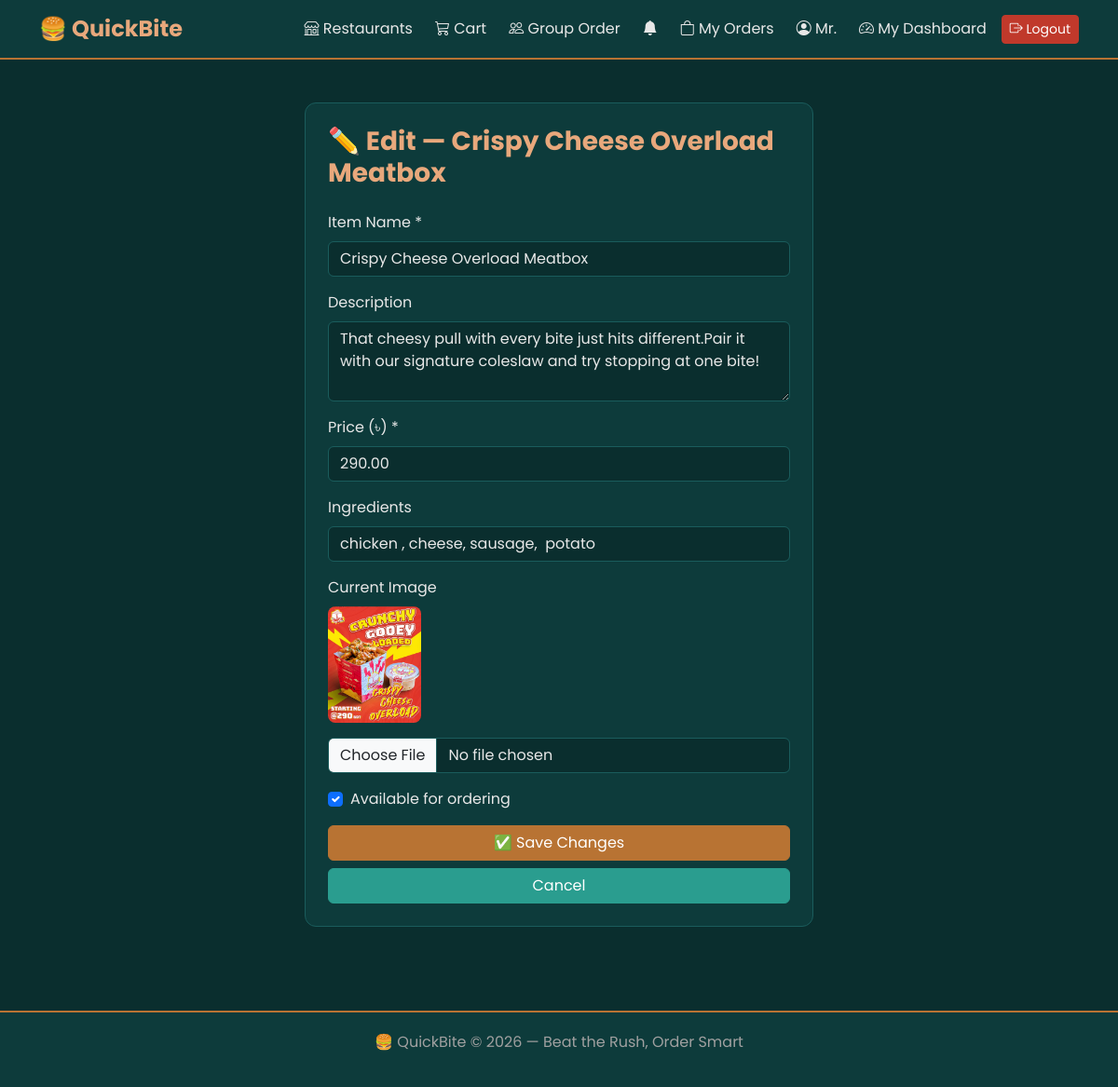
/restaurants/dashboard/edit-item/14/ (signed in), run on the app's committed database.
### accounts/models.py (models this page shows, shortened)
class User(AbstractUser):
    is_customer = models.BooleanField(default=True)
    is_restaurant_owner = models.BooleanField(default=False)
    phone_number = models.CharField(max_length=15, blank=True, null=True)
    address = models.TextField(blank=True, null=True)
    allergies = models.TextField(blank=True, null=True)
    profile_picture = models.ImageField(
        upload_to='profile_pictures/',
        blank=True,
        null=True
    )

### restaurants/models.py (models this page shows, shortened)
class MenuItem(models.Model):
    restaurant = models.ForeignKey(
        Restaurant,
        on_delete=models.CASCADE,
        related_name='menu_items'
    )
    name = models.CharField(max_length=100)
    description = models.TextField(blank=True)
    image = models.ImageField(upload_to='menu_item_images/', blank=True, null=True)
    price = models.DecimalField(max_digits=8, decimal_places=2)
    ingredients = models.TextField(blank=True, null=True)
    is_available = models.BooleanField(default=True)

### restaurants/views.py (the view, shortened to what this page needs)
# urls.py: path('dashboard/edit-item/<int:item_id>/', views.edit_menu_item, name='edit_menu_item'),
@owner_required
def edit_menu_item(request, item_id):
    restaurant = get_object_or_404(Restaurant, owner=request.user)
    item = get_object_or_404(MenuItem, id=item_id, restaurant=restaurant)
    return render(request, 'restaurants/edit_menu_item.html', {
        'restaurant': restaurant,
        'item': item,
    })

### orders/views.py (called while the page is built)
def notification_count(request):
    if request.user.is_authenticated:
        count = request.user.notifications.filter(is_read=False).count()
        return {'unread_notifications': count}
    return {'unread_notifications': 0}

### restaurants/views.py (called while the page is built)
def owner_required(view_func):
    @wraps(view_func)
    @login_required
    def wrapper(request, *args, **kwargs):
        if not request.user.is_restaurant_owner:
            messages.error(request, '❌ You are not a restaurant owner!')
            return redirect('home')
        return view_func(request, *args, **kwargs)
    return wrapper

### templates/restaurants/edit_menu_item.html (shortened to what this page needs)
{% extends 'base.html' %}
{% block content %}
<div class="row justify-content-center">
    <div class="col-md-6">
        <div class="card p-4">
            <h3 class="section-title">✏️ Edit — {{ item.name }}</h3>
            <form method="post" enctype="multipart/form-data">
                <div class="mb-3">
                    <label class="form-label">Item Name *</label>
                    <input type="text" name="name" class="form-control"
                           value="{{ item.name }}" required>
                </div>
                <div class="mb-3">
                    <label class="form-label">Description</label>
                    <textarea name="description" class="form-control"
                              rows="3">{{ item.description }}</textarea>
                </div>
                <div class="mb-3">
                    <label class="form-label">Price (৳) *</label>
                    <input type="number" name="price" class="form-control"
                           value="{{ item.price }}" step="0.01" required>
                </div>
                <div class="mb-3">
                    <label class="form-label">Ingredients</label>
                    <input type="text" name="ingredients" class="form-control"
                           value="{{ item.ingredients|default:'' }}">
                </div>
                <div class="mb-3">
                    <label class="form-label">Current Image</label><br>
                    {% if item.image %}
                        <img src="{{ item.image.url }}"
                             style="width:100px; border-radius:8px;" class="mb-2">
                    {% else %}
                        <p class="text-muted">No image</p>
                    {% endif %}
                    <input type="file" name="image"
                           class="form-control mt-2" accept="image/*">
                </div>
                <div class="mb-3 form-check">
                    <input type="checkbox" name="is_available"
                           class="form-check-input" id="available"
                           {% if item.is_available %}checked{% endif %}>
                    <label class="form-check-label" for="available">
                        Available for ordering
                    </label>
                </div>
                <button type="submit" class="btn btn-success w-100">
                    ✅ Save Changes
                </button>
                <a href="{% url 'restaurants:owner_dashboard' %}"
                   class="btn btn-primary w-100 mt-2">
                    Cancel
                </a>
            </form>
        </div>
    </div>
</div>
{% endblock %}

### templates/base.html (shortened to what this page needs)
<!DOCTYPE html>
<html lang="en">
<head>
    <link href="https://cdn.jsdelivr.net/npm/bootstrap@5.3.0/dist/css/bootstrap.min.css" rel="stylesheet">
    <link href="https://cdn.jsdelivr.net/npm/bootstrap-icons@1.10.5/font/bootstrap-icons.css" rel="stylesheet">
</head>
<body>
<nav class="navbar navbar-expand-lg navbar-dark">
    <div class="container">
        <a class="navbar-brand" href="{% url 'home' %}">
            🍔 QuickBite
        </a>
        <div class="collapse navbar-collapse" id="navbarNav">
            <ul class="navbar-nav ms-auto align-items-center gap-2">
                <li class="nav-item">
                    <a class="nav-link" href="{% url 'home' %}">
                        <i class="bi bi-shop"></i> Restaurants
                    </a>
                </li>
                <li class="nav-item">
                    <a class="nav-link" href="{% url 'orders:view_cart' %}">
                        <i class="bi bi-cart3"></i> Cart
                    </a>
                </li>
                <li class="nav-item">
                    <a class="nav-link" href="{% url 'group_order:group_list' %}">
                        <i class="bi bi-people"></i> Group Order
                    </a>
                </li>
                {% if user.is_authenticated %}
                <li class="nav-item">
                    <a class="nav-link position-relative"
                       href="{% url 'orders:notifications' %}">
                        <i class="bi bi-bell-fill"
                           style="color:{% if unread_notifications > 0 %}#b87333{% else %}#e8e8e8{% endif %};">
                        </i>
                    </a>
                </li>
                    <li class="nav-item">
                        <a class="nav-link" href="{% url 'orders:my_orders' %}">
                            <i class="bi bi-bag"></i> My Orders
                        </a>
                    </li>
                    <li class="nav-item">
                        <a class="nav-link" href="{% url 'accounts:profile' %}">
                            <i class="bi bi-person-circle"></i>
                            {{ user.first_name|default:user.username }}
                        </a>
                    </li>
                    {% if user.is_restaurant_owner %}
                    <li class="nav-item">
                        <a class="nav-link" href="{% url 'restaurants:owner_dashboard' %}">
                            <i class="bi bi-speedometer2"></i> My Dashboard
                        </a>
                    </li>
                    {% endif %}
                    <li class="nav-item">
                        <form method="post" action="{% url 'accounts:logout' %}">
                            <button type="submit" class="btn btn-sm btn-danger">
                                <i class="bi bi-box-arrow-right"></i> Logout
                            </button>
                        </form>
                    </li>
                {% endif %}
            </ul>
        </div>
    </div>
</nav>
<div class="page-wrapper">
    <div class="container">
        {% block content %}
        {% endblock %}
    </div>
</div>
<div class="footer">
    <p>🍔 QuickBite &copy; 2026 — Beat the Rush, Order Smart</p>
</div>
</body>
</html>

### templates/base.html (style rules this page uses)
:root { --teal-dark: #0a2e2e; --teal-mid: #0d3b3b; --teal-light: #1a5c5c; --teal-accent: #2a9d8f; --copper: #b87333; --copper-light: #d4956a; --copper-bright:#e8a87c; --grey-white: #e8e8e8; --grey-mid: #a0a0a0; --grey-dark: #4a4a4a; --danger: #c0392b; }
body { font-family: 'Poppins', sans-serif; background-color: var(--teal-dark); color: var(--grey-white); }
.navbar { background-color: var(--teal-mid) !important; border-bottom: 2px solid var(--copper); }
.navbar-brand { color: var(--copper-bright) !important; font-weight: 700; font-size: 1.5rem; }
.nav-link { color: var(--grey-white) !important; }
.card { background-color: var(--teal-mid); border: 1px solid var(--teal-light); border-radius: 12px; color: var(--grey-white); }
.btn-primary { background-color: var(--teal-accent); border-color: var(--teal-accent); color: white; }
.btn-success { background-color: var(--copper); border-color: var(--copper); color: white; }
.btn-danger { background-color: var(--danger); border-color: var(--danger); }
.form-control, .form-select { background-color: var(--teal-dark); border: 1px solid var(--teal-light); color: var(--grey-white); }
.form-control::placeholder { color: var(--grey-mid); }
.page-wrapper { min-height: 100vh; padding: 30px 0; }
.footer { background-color: var(--teal-mid); border-top: 2px solid var(--copper); padding: 20px 0; text-align: center; color: var(--grey-mid); margin-top: 60px; }
.section-title { color: var(--copper-bright); font-weight: 700; margin-bottom: 25px; }

### data on the page
User: first_name "Mr."
MenuItem: name "Crispy Cheese Overload Meatbox", description "That cheesy pull with every bite just hits different.Pair it with our signature coleslaw and try stopping at one bite!", price "290.00", ingredients "chicken , cheese, sausage, potato", image (picture), is_available "☑"
